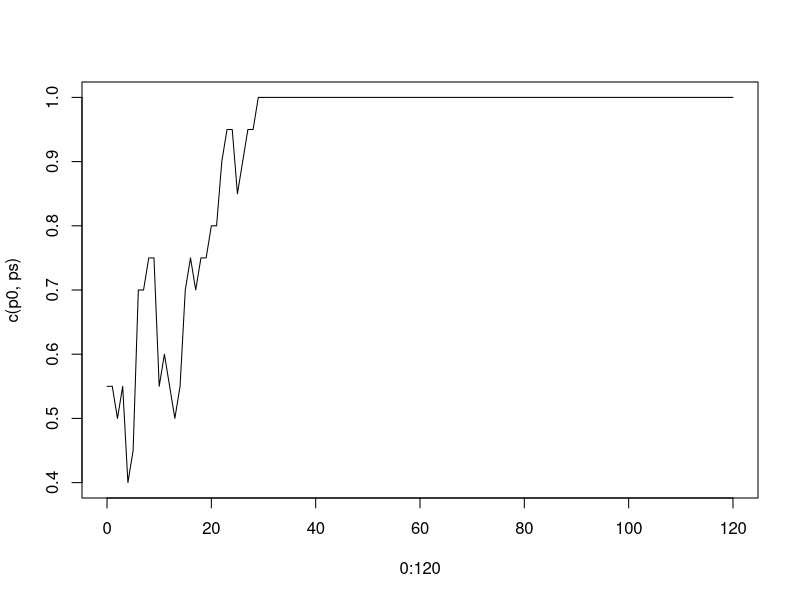
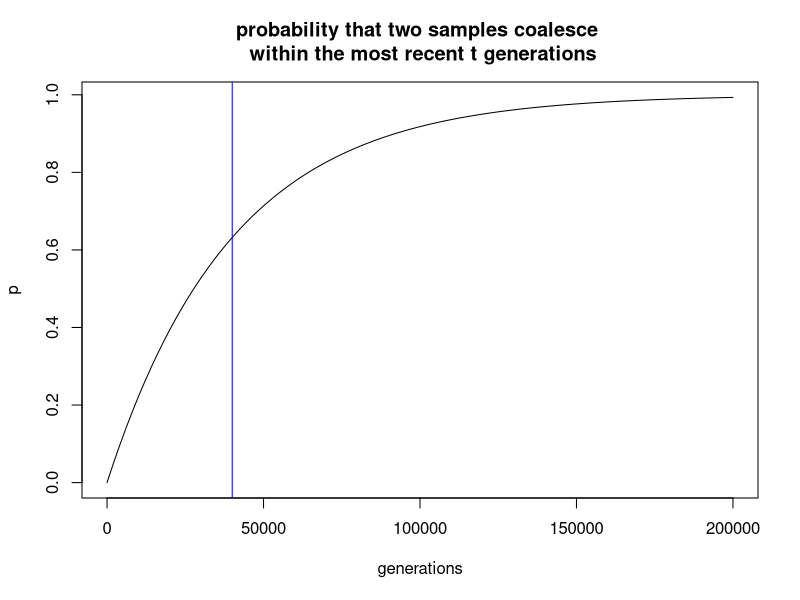
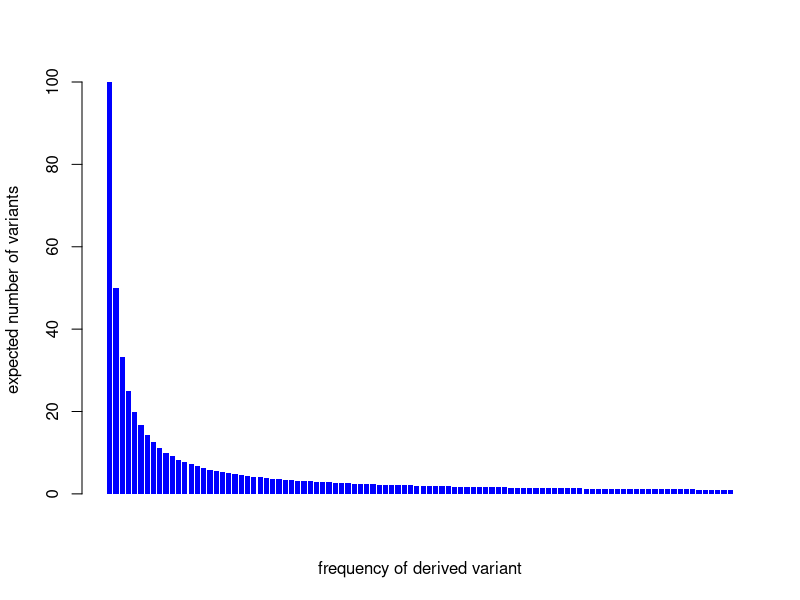

R code for these plots, in order:
## ---- chunk 1

set.seed(2)
n=10

###  the founder population
p0 = 0.55
x0 = c(rep(0,2*n*(1-p0)), rep(1, 2*n*p0))

### simulate the next generation
replicate_num = 1000
ps = c()
for(i in 1:replicate_num){
x = sample(x0,2*n,replace=T)
ps=c(ps, mean(x))
}

### plot the change of allele frequency
mean(ps); p0
var(ps); p0*(1-p0)/2/n

## ---- chunk 2

set.seed(21)
n=10

### the founder population
p0 = 0.55
x0 = c(rep(0,2*n*(1-p0)), rep(1, 2*n*p0))

### simulate the next 120 generations
ps = c()
x = x0
for(i in 1:120){
    x = sample(x,2*n,replace=T)
    ps=c(ps, mean(x))
}

### plot the change of allele frequency
plot(0:120, c(p0, ps), type="l")

## ---- chunk 3
set.seed(9)
n = 5; l=4; mu=0.01
G = matrix(0, nrow=2*n, ncol=l)
nucleotides = c(0, 1, 2, 3)
mutate = function(x){
    return(sample(nucleotides[nucleotides!=x],1))
}
num_generation = 5
Glist = list(G=G)
for(igeneration in 1:num_generation){
    for(irow in 1:(2*n)){
        index_mutation = rbinom(l, 1, mu)
        if(sum(index_mutation)!=0){
            for(icol in which(index_mutation!=0)){
                G[irow, icol] = mutate(G[irow,icol])
            }
        }
    }
    G = G[sample(1:(2*n), 2*n, replace=T),]
    Glist[igeneration+1] = list(G=G)
}
Glist
## ---- chunk 4
n=20000;lambda=1/2/n
ts = seq(0,200000,length=100)
plot(ts, 1-exp(-lambda*ts), type="l", ylab="p", main="probability that two samples coalesce \n within the most recent t generations", xlab="generations")
abline(v=2*n, col="blue")
## ---- chunk 5
m=100; fNmuL=100
barplot(1/(1:m)*fNmuL, col="blue", border=NA,
     xlab="frequency of derived variant",
     ylab="expected number of variants")
